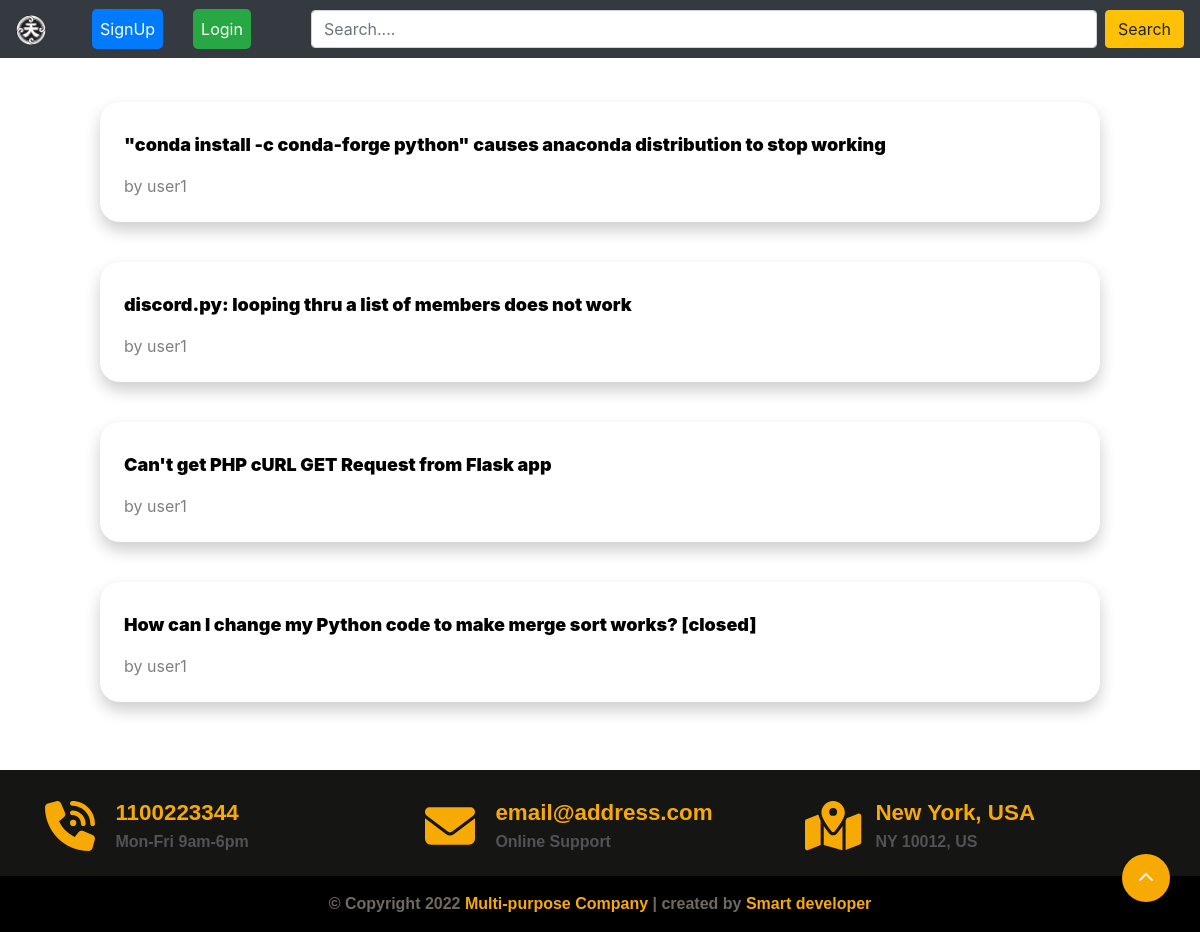
The page / on the database its author committed.
### TenjinApp/models.py (models this page shows, shortened)
class Question(models.Model):
    author = models.ForeignKey(User, null=False, on_delete=models.CASCADE)
    title = models.CharField(max_length=200, null=False)
    body = models.TextField(null=False)
    created_at = models.DateTimeField(auto_now_add=True)
    updated_at = models.DateTimeField(auto_now=True)

### TenjinApp/views.py (the view)
# urls.py: path("", views.homePage, name="index"),
def homePage(request):
    if 'searchQuery' in request.GET:
        q=request.GET['searchQuery']
        questions = Question.objects.filter(title__icontains=q).order_by('-created_at')
    else:
        questions = Question.objects.all().order_by('-created_at')
    context = {
        'questions': questions
    }
    return render(request, "homepage.html", context)

### templates/homepage.html (shortened to what this page needs)
{% extends 'layouts/page.html' %}
{% block content %}
{% load static %}
<div class="page">
<br>
{% for question in questions %}
<div class="question-list-item">
    <div class="main">
        <a class="question-link" href="{% url 'question' question.id %}">
            <p class="question-list-item-title">
                {{question.title}}
            </p>
            <p class="question-list-item-author">
                by {{question.author.username}}
            </p>
        </a>
    </div>
</div>
{% endfor %}
</div>
{% endblock %}

### static/css/style.css (style rules this page uses)
html, body { font-family: 'Segoe UI', Tahoma, Geneva, Verdana, sans-serif; margin: 0; padding: 0; height: 100%; }
*, *::after, *::before { box-sizing: border-box; }
.question-link { text-decoration: none; }
.main { max-width: 1000px; margin: 20px auto; padding: 24px; border-radius: 20px; background-color: rgb(255, 255, 255); position: relative; top: 0px; box-shadow: 0 8px 16px 0 rgba(0,0,0,0.2); transition: top 0.3s; }
.page { display: flex; flex-direction: column; }
.question-list-item-title { color: black; font-size: 18px; font-weight: 900; margin-top: 5px; }
.question-list-item-author { color: gray; margin: 0; }

### rows shown on the page
Question: title "\"conda install -c conda-forge python\" causes anaconda distribution to stop working", author.username "user1"
Question: title "discord.py: looping thru a list of members does not work", author.username "user1"
Question: title "Can't get PHP cURL GET Request from Flask app", author.username "user1"
Question: title "How can I change my Python code to make merge sort works? [closed]", author.username "user1"
